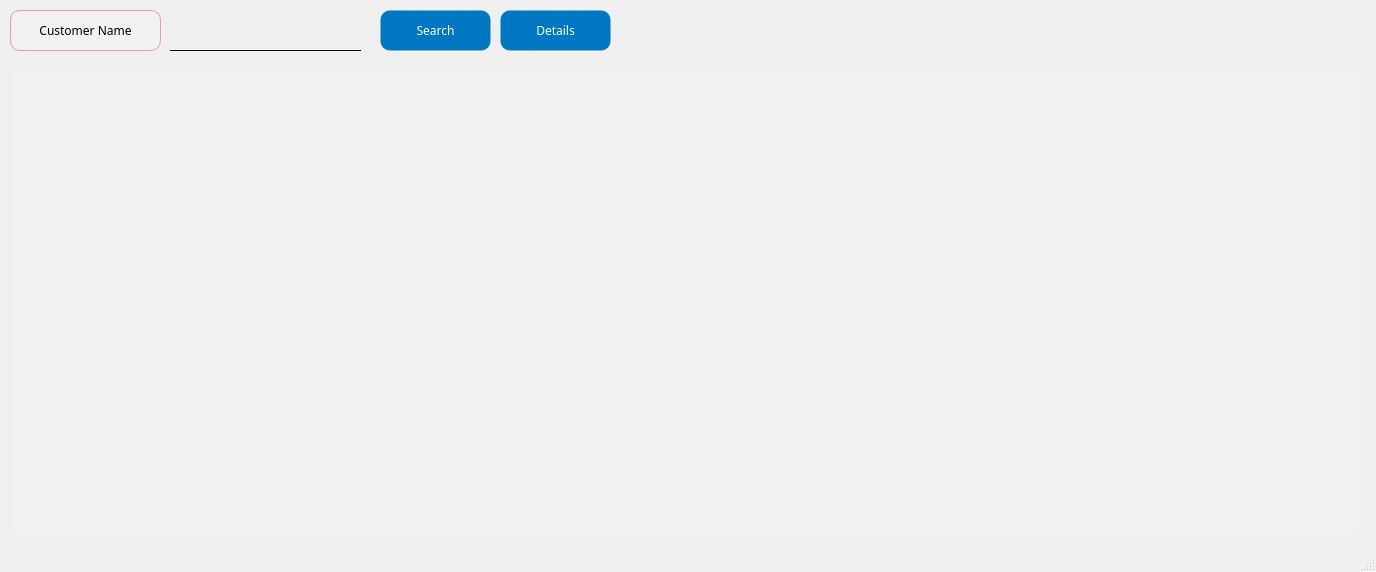
<?xml version="1.0" encoding="UTF-8"?>
<ui version="4.0">
 <class>mainWindow</class>
 <widget class="QMainWindow" name="mainWindow">
  <property name="geometry">
   <rect>
    <x>0</x>
    <y>0</y>
    <width>1376</width>
    <height>572</height>
   </rect>
  </property>
  <property name="windowTitle">
   <string>Loan Search</string>
  </property>
  <property name="styleSheet">
   <string notr="true">background-color: #fbfbfb;

QPushButton {
    background-color: #0077c2;
    color: white;
    border: 1px solid transparent;
    border-radius: 10px;
    padding: 5px 10px;
}

QPushButton:hover {
    border: 1px solid white;
}

QPushButton:pressed {
    background-color: #005f9e;
    padding-top: 6px;
    padding-bottom: 4px;
}

QPushButton:disabled {
    background-color: lightgray;
    color: gray;
    border: 1px solid gray;
}
</string>
  </property>
  <widget class="QWidget" name="centralwidget">
   <widget class="QPushButton" name="SearchButton">
    <property name="geometry">
     <rect>
      <x>380</x>
      <y>10</y>
      <width>111</width>
      <height>41</height>
     </rect>
    </property>
    <property name="font">
     <font>
      <family>Arial Black</family>
      <pointsize>9</pointsize>
     </font>
    </property>
    <property name="styleSheet">
     <string notr="true">QPushButton {
    background-color: #0077c2;
    color: white;
    border: 1px solid transparent;
    border-radius: 10px;
    padding: 5px 10px;
}

QPushButton:hover {
    border: 1px solid white;
}

QPushButton:pressed {
    background-color: #005f9e;
    padding-top: 6px;
    padding-bottom: 4px;
}

QPushButton:disabled {
    background-color: lightgray;
    color: gray;
    border: 1px solid gray;
}
</string>
    </property>
    <property name="text">
     <string>Search</string>
    </property>
   </widget>
   <widget class="QTableView" name="loanTable">
    <property name="geometry">
     <rect>
      <x>10</x>
      <y>65</y>
      <width>1351</width>
      <height>471</height>
     </rect>
    </property>
    <property name="font">
     <font>
      <family>Arial Black</family>
     </font>
    </property>
    <property name="styleSheet">
     <string notr="true">background-color: #f1f1f1;
border: 1px solid transparent;
border-radius: 10px;</string>
    </property>
   </widget>
   <widget class="QPushButton" name="detailsButton">
    <property name="geometry">
     <rect>
      <x>500</x>
      <y>10</y>
      <width>111</width>
      <height>41</height>
     </rect>
    </property>
    <property name="font">
     <font>
      <family>Arial Black</family>
      <pointsize>9</pointsize>
     </font>
    </property>
    <property name="styleSheet">
     <string notr="true">QPushButton {
    background-color: #0077c2;
    color: white;
    border: 1px solid transparent;
    border-radius: 10px;
    padding: 5px 10px;
}

QPushButton:hover {
    border: 1px solid white;
}

QPushButton:pressed {
    background-color: #005f9e;
    padding-top: 6px;
    padding-bottom: 4px;
}

QPushButton:disabled {
    background-color: lightgray;
    color: gray;
    border: 1px solid gray;
}
</string>
    </property>
    <property name="text">
     <string>Details</string>
    </property>
   </widget>
   <widget class="QLineEdit" name="CustomerName">
    <property name="geometry">
     <rect>
      <x>170</x>
      <y>20</y>
      <width>191</width>
      <height>31</height>
     </rect>
    </property>
    <property name="font">
     <font>
      <family>Arial Black</family>
      <pointsize>12</pointsize>
     </font>
    </property>
    <property name="styleSheet">
     <string notr="true">QLineEdit {
    border: none;
    border-bottom: 1px solid black;
    background-color: transparent;
    color: black;
}

QLineEdit:disabled {
    border: none;
    border-bottom: 1px solid lightgray;
    background-color: lightgray;
    color: lightgray;
}
</string>
    </property>
   </widget>
   <widget class="QLabel" name="label_22">
    <property name="geometry">
     <rect>
      <x>10</x>
      <y>10</y>
      <width>151</width>
      <height>41</height>
     </rect>
    </property>
    <property name="minimumSize">
     <size>
      <width>0</width>
      <height>0</height>
     </size>
    </property>
    <property name="maximumSize">
     <size>
      <width>16777215</width>
      <height>16777215</height>
     </size>
    </property>
    <property name="font">
     <font>
      <family>Arial Black</family>
      <pointsize>9</pointsize>
     </font>
    </property>
    <property name="styleSheet">
     <string notr="true">background-color:rgb(241, 241, 241);
border: 1px solid #ef9a9a;
border-radius: 10px;</string>
    </property>
    <property name="frameShape">
     <enum>QFrame::Box</enum>
    </property>
    <property name="text">
     <string>Customer Name</string>
    </property>
    <property name="alignment">
     <set>Qt::AlignCenter</set>
    </property>
   </widget>
  </widget>
  <widget class="QStatusBar" name="statusbar"/>
 </widget>
 <tabstops>
  <tabstop>CustomerName</tabstop>
  <tabstop>loanTable</tabstop>
  <tabstop>detailsButton</tabstop>
  <tabstop>SearchButton</tabstop>
 </tabstops>
 <resources/>
 <connections/>
</ui>
